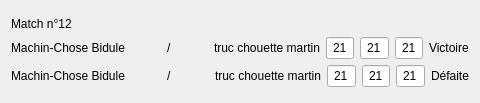
<?xml version="1.0" encoding="UTF-8"?>
<ui version="4.0">
 <class>Form2</class>
 <widget class="QWidget" name="Form2">
  <property name="geometry">
   <rect>
    <x>0</x>
    <y>0</y>
    <width>480</width>
    <height>103</height>
   </rect>
  </property>
  <property name="windowTitle">
   <string>Form</string>
  </property>
  <layout class="QVBoxLayout" name="verticalLayout">
   <item>
    <spacer name="verticalSpacer_2">
     <property name="orientation">
      <enum>Qt::Vertical</enum>
     </property>
     <property name="sizeHint" stdset="0">
      <size>
       <width>20</width>
       <height>1</height>
      </size>
     </property>
    </spacer>
   </item>
   <item>
    <widget class="QLabel" name="label_5">
     <property name="text">
      <string>Match n°12</string>
     </property>
    </widget>
   </item>
   <item>
    <layout class="QHBoxLayout" name="horizontalLayout_3">
     <item>
      <layout class="QHBoxLayout" name="horizontalLayout_2">
       <item>
        <widget class="QLabel" name="label">
         <property name="text">
          <string>Machin-Chose Bidule</string>
         </property>
        </widget>
       </item>
       <item>
        <spacer name="horizontalSpacer">
         <property name="orientation">
          <enum>Qt::Horizontal</enum>
         </property>
         <property name="sizeHint" stdset="0">
          <size>
           <width>40</width>
           <height>20</height>
          </size>
         </property>
        </spacer>
       </item>
       <item>
        <widget class="QLabel" name="label_8">
         <property name="text">
          <string>/</string>
         </property>
        </widget>
       </item>
       <item>
        <spacer name="horizontalSpacer_3">
         <property name="orientation">
          <enum>Qt::Horizontal</enum>
         </property>
         <property name="sizeHint" stdset="0">
          <size>
           <width>40</width>
           <height>20</height>
          </size>
         </property>
        </spacer>
       </item>
       <item>
        <widget class="QLabel" name="label_2">
         <property name="text">
          <string>truc chouette martin</string>
         </property>
        </widget>
       </item>
      </layout>
     </item>
     <item>
      <layout class="QHBoxLayout" name="horizontalLayout">
       <item>
        <widget class="QLineEdit" name="lineEdit">
         <property name="sizePolicy">
          <sizepolicy hsizetype="Maximum" vsizetype="Maximum">
           <horstretch>0</horstretch>
           <verstretch>0</verstretch>
          </sizepolicy>
         </property>
         <property name="maximumSize">
          <size>
           <width>31</width>
           <height>16777215</height>
          </size>
         </property>
         <property name="font">
          <font>
           <pointsize>9</pointsize>
          </font>
         </property>
         <property name="text">
          <string>21</string>
         </property>
         <property name="alignment">
          <set>Qt::AlignCenter</set>
         </property>
        </widget>
       </item>
       <item>
        <widget class="QLineEdit" name="lineEdit_2">
         <property name="sizePolicy">
          <sizepolicy hsizetype="Maximum" vsizetype="Maximum">
           <horstretch>0</horstretch>
           <verstretch>0</verstretch>
          </sizepolicy>
         </property>
         <property name="maximumSize">
          <size>
           <width>31</width>
           <height>16777215</height>
          </size>
         </property>
         <property name="font">
          <font>
           <pointsize>9</pointsize>
          </font>
         </property>
         <property name="text">
          <string>21</string>
         </property>
         <property name="alignment">
          <set>Qt::AlignCenter</set>
         </property>
        </widget>
       </item>
       <item>
        <widget class="QLineEdit" name="lineEdit_3">
         <property name="sizePolicy">
          <sizepolicy hsizetype="Maximum" vsizetype="Maximum">
           <horstretch>0</horstretch>
           <verstretch>0</verstretch>
          </sizepolicy>
         </property>
         <property name="maximumSize">
          <size>
           <width>31</width>
           <height>16777215</height>
          </size>
         </property>
         <property name="font">
          <font>
           <pointsize>9</pointsize>
          </font>
         </property>
         <property name="text">
          <string>21</string>
         </property>
         <property name="alignment">
          <set>Qt::AlignCenter</set>
         </property>
        </widget>
       </item>
      </layout>
     </item>
     <item>
      <widget class="QLabel" name="label_3">
       <property name="font">
        <font>
         <weight>50</weight>
         <bold>false</bold>
        </font>
       </property>
       <property name="text">
        <string>Victoire</string>
       </property>
      </widget>
     </item>
    </layout>
   </item>
   <item>
    <layout class="QHBoxLayout" name="horizontalLayout_4">
     <item>
      <layout class="QHBoxLayout" name="horizontalLayout_5">
       <item>
        <widget class="QLabel" name="label_4">
         <property name="text">
          <string>Machin-Chose Bidule</string>
         </property>
        </widget>
       </item>
       <item>
        <spacer name="horizontalSpacer_4">
         <property name="orientation">
          <enum>Qt::Horizontal</enum>
         </property>
         <property name="sizeHint" stdset="0">
          <size>
           <width>40</width>
           <height>20</height>
          </size>
         </property>
        </spacer>
       </item>
       <item>
        <widget class="QLabel" name="label_9">
         <property name="text">
          <string>/</string>
         </property>
        </widget>
       </item>
       <item>
        <spacer name="horizontalSpacer_2">
         <property name="orientation">
          <enum>Qt::Horizontal</enum>
         </property>
         <property name="sizeHint" stdset="0">
          <size>
           <width>40</width>
           <height>20</height>
          </size>
         </property>
        </spacer>
       </item>
       <item>
        <widget class="QLabel" name="label_6">
         <property name="text">
          <string>truc chouette martin</string>
         </property>
        </widget>
       </item>
      </layout>
     </item>
     <item>
      <layout class="QHBoxLayout" name="horizontalLayout_6">
       <item>
        <widget class="QLineEdit" name="lineEdit_4">
         <property name="sizePolicy">
          <sizepolicy hsizetype="Maximum" vsizetype="Maximum">
           <horstretch>0</horstretch>
           <verstretch>0</verstretch>
          </sizepolicy>
         </property>
         <property name="maximumSize">
          <size>
           <width>31</width>
           <height>16777215</height>
          </size>
         </property>
         <property name="font">
          <font>
           <pointsize>9</pointsize>
          </font>
         </property>
         <property name="text">
          <string>21</string>
         </property>
         <property name="alignment">
          <set>Qt::AlignCenter</set>
         </property>
        </widget>
       </item>
       <item>
        <widget class="QLineEdit" name="lineEdit_5">
         <property name="sizePolicy">
          <sizepolicy hsizetype="Maximum" vsizetype="Maximum">
           <horstretch>0</horstretch>
           <verstretch>0</verstretch>
          </sizepolicy>
         </property>
         <property name="maximumSize">
          <size>
           <width>31</width>
           <height>16777215</height>
          </size>
         </property>
         <property name="font">
          <font>
           <pointsize>9</pointsize>
          </font>
         </property>
         <property name="text">
          <string>21</string>
         </property>
         <property name="alignment">
          <set>Qt::AlignCenter</set>
         </property>
        </widget>
       </item>
       <item>
        <widget class="QLineEdit" name="lineEdit_6">
         <property name="sizePolicy">
          <sizepolicy hsizetype="Maximum" vsizetype="Maximum">
           <horstretch>0</horstretch>
           <verstretch>0</verstretch>
          </sizepolicy>
         </property>
         <property name="maximumSize">
          <size>
           <width>31</width>
           <height>16777215</height>
          </size>
         </property>
         <property name="font">
          <font>
           <pointsize>9</pointsize>
          </font>
         </property>
         <property name="text">
          <string>21</string>
         </property>
         <property name="alignment">
          <set>Qt::AlignCenter</set>
         </property>
        </widget>
       </item>
      </layout>
     </item>
     <item>
      <widget class="QLabel" name="label_7">
       <property name="font">
        <font>
         <weight>50</weight>
         <bold>false</bold>
        </font>
       </property>
       <property name="text">
        <string>Défaite</string>
       </property>
      </widget>
     </item>
    </layout>
   </item>
   <item>
    <spacer name="verticalSpacer">
     <property name="orientation">
      <enum>Qt::Vertical</enum>
     </property>
     <property name="sizeHint" stdset="0">
      <size>
       <width>20</width>
       <height>0</height>
      </size>
     </property>
    </spacer>
   </item>
  </layout>
  <zorder>label</zorder>
  <zorder>label_2</zorder>
  <zorder>layoutWidget</zorder>
  <zorder>label_5</zorder>
  <zorder>layoutWidget_2</zorder>
  <zorder>label_2</zorder>
  <zorder></zorder>
  <zorder>lineEdit</zorder>
  <zorder>horizontalSpacer</zorder>
  <zorder>label_3</zorder>
  <zorder>lineEdit_2</zorder>
  <zorder>lineEdit_3</zorder>
  <zorder>layoutWidget</zorder>
  <zorder>verticalSpacer</zorder>
  <zorder>verticalSpacer_2</zorder>
 </widget>
 <resources/>
 <connections/>
</ui>
